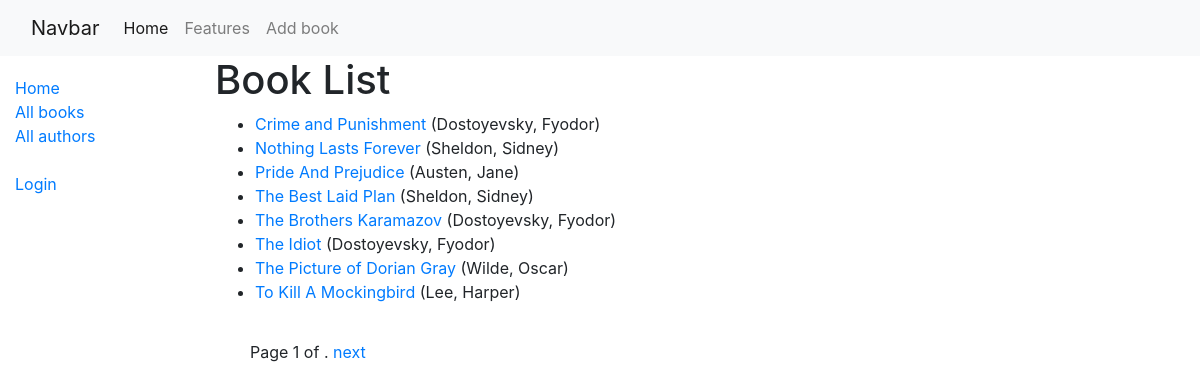
/catalog/books/, run on the app's committed database.
### catalog/models.py (models this page shows, shortened)
class Book(models.Model):
    title = models.CharField(max_length=200)
    author = models.ForeignKey('Author', on_delete=models.SET_NULL, null=True)
    summary = models.TextField(max_length=1000, help_text="Enter a brief description of the book")
    isbn = models.CharField('ISBN', max_length=13,
                            unique=True,
                            help_text='13 Character <a href="https://www.isbn-international.org/content/what-isbn'
                                      '">ISBN number</a>')
    genre = models.ManyToManyField(Genre, help_text="Select a genre for this book")
    language = models.ForeignKey('Language', on_delete=models.SET_NULL, null=True)
    class Meta:
        ordering = ['title', 'author']
    def display_genre(self):
        """Creates a string for the Genre. This is required to display genre in Admin."""
        return ', '.join([genre.name for genre in self.genre.all()[:3]])
    display_genre.short_description = 'Genre'
    def get_absolute_url(self):
        return reverse('book-detail', args=[str(self.id)])

class Author(models.Model):
    first_name = models.CharField(max_length=100)
    last_name = models.CharField(max_length=100)
    date_of_birth = models.DateField(null=True, blank=True)
    date_of_death = models.DateField('Died', null=True, blank=True)
    class Meta:
        ordering = ['last_name', 'first_name']
    def __str__(self):
        return f'{self.last_name}, {self.first_name}'

### catalog/views.py (the view)
# urls.py: path('books/', views.BookListView.as_view(), name='books'),
class BookListView(generic.ListView):
    model = Book
    paginate_by = 8

### catalog/templates/catalog/book_list.html
{% extends "base_generic.html" %}
{%block content %}
 <h1>Book List</h1>
 {% if book_list %}
 <ul>
     {% for book in book_list %}
      <li>
          <a href="{{ book.get_absolute_url }}">{{book.title}}</a> ({{book.author}})
      </li>
     {% endfor%}
 </ul>
{% else %}
 <p>There are no books in the library</p>
{% endif %}
{% endblock %}

### catalog/templates/base_generic.html (shortened to what this page needs)
<!DOCTYPE html>
<html lang="en">
<head>
  <link rel="stylesheet" href="https://cdn.jsdelivr.net/npm/bootstrap@4.5.3/dist/css/bootstrap.min.css">
  {% load static %}
  <link rel="stylesheet" href="{% static 'css/styles.css' %}">
</head>
<body>
<nav class="navbar navbar-expand-lg navbar-light bg-light">
  <div class="container-fluid">
    <a class="navbar-brand" href="#">Navbar</a>
    <div class="collapse navbar-collapse" id="navbarNavDropdown">
      <ul class="navbar-nav">
        <li class="nav-item">
          <a class="nav-link active" aria-current="page" href="{%url 'index'%}">Home</a>
        </li>
        <li class="nav-item">
          <a class="nav-link" href="#">Features</a>
        </li>
        <li class="nav-item">
          <a class="nav-link" href="{% url 'book-create' %}">Add book</a>
        </li>
      </ul>
    </div>
  </div>
</nav>
  <div class="container-fluid">
    <div class="row">
      <div class="col-sm-2">
      {% block sidebar %}
        <ul class="sidebar-nav">
          <li><a href="{% url 'index' %}">Home</a></li>
          <li><a href="{% url 'books' %}">All books</a></li>
          <li><a href="{% url 'authors'%}">All authors</a></li>
          <br>
          {% if user.is_authenticated %}
            <li>User: {{user.get_username}}</li>
            <li><a href="{% url 'my-borrowed' %}">My Borrowed</a></li>
            <li><a href="{% url 'logout'%}?next={{request.path}}">Logout</a></li>
            <hr>
            <li>Staff</li>
            <li><a href="{%  url 'all-borrowed-books' %}">All borrowed books</a></li>
          {% else %}
            <li><a href="{% url 'login'%}?next={{request.path}}">Login</a></li>
          {% endif %}
        </ul>
     {% endblock %}
      </div>
        <div class="col-sm-10 ">
          {% block content %}
          {% endblock %}
        </div>
    </div>
  </div>
    {% block pagination %}
    {% if is_paginated %}
    <div style="margin-left:250px;margin-top:20px">
    <div class="pagination">
      <span class="page-links">
        <span class="page-current">
          Page {{page_obj.number}} of {{page_obj_paginator.num_page}}.
        </span>
        {% if page_obj.has_next %}
          <a href="{{ request.path }}?page={{ page_obj.next_page_number }}">next</a>
        {% endif%}
      </span>
    </div>
    </div>
   {% endif %}
   {% endblock%}
</body>
</html>

### catalog/static/css/styles.css (style rules this page uses)
.sidebar-nav { margin-top: 20px; padding: 0; list-style: none; }

### data on the page
Book: title "Crime and Punishment", author "Dostoyevsky, Fyodor"
Book: title "Nothing Lasts Forever", author "Sheldon, Sidney"
Book: title "Pride And Prejudice", author "Austen, Jane"
Book: title "The Best Laid Plan", author "Sheldon, Sidney"
Book: title "The Brothers Karamazov", author "Dostoyevsky, Fyodor"
Book: title "The Idiot", author "Dostoyevsky, Fyodor"
Book: title "The Picture of Dorian Gray", author "Wilde, Oscar"
Book: title "To Kill A Mockingbird", author "Lee, Harper"

### other printed values
{{ page_obj.number }} "1"
